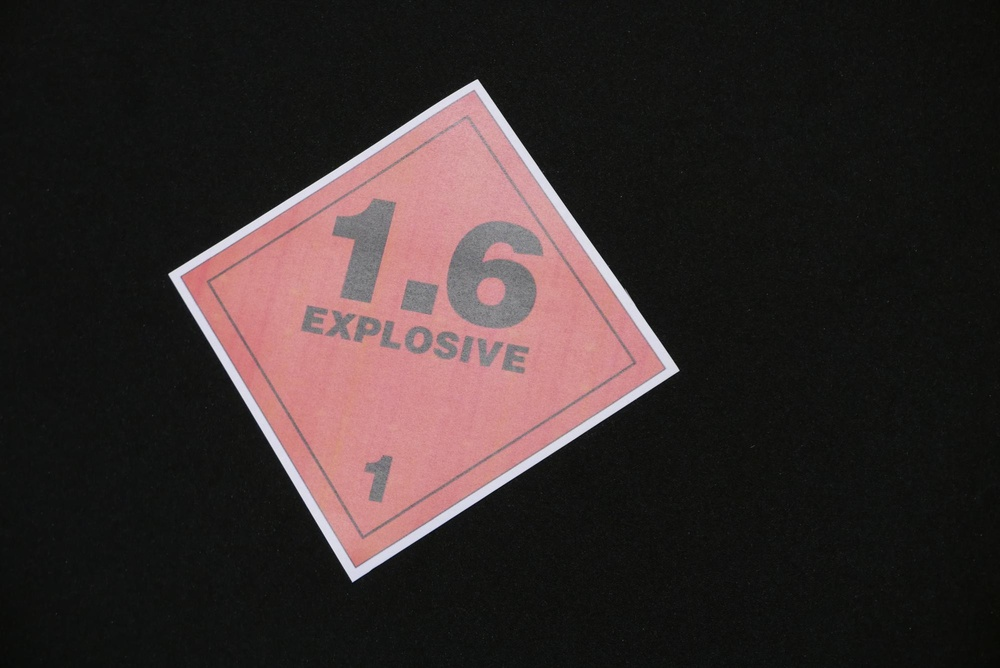
#> input picture practical_03/images/P1380445.JPG, 1000 x 668 px, shrunk from 2000 x 1337 before the run; its folder holds only this picture in this run
$ python -i cv_utils.py   (imports and definitions only)
#> lines starting #> are read from the running program, lines starting #| are printed output that depends on the picture; after the words box and inside, x2 and y2 are one past the last pixel; in counts of white or black regions, pixels touching at a corner belong together
#> further down, picture is the input picture: shape (668, 1000, 3); mean B, G, R 43.3, 43.7, 54.1
import matplotlib
import numpy as np
from cv2 import cv2
from matplotlib import pyplot as plt
import os
import math


# [238 lines left out: functions show_cv_image, gray_to_rgb, bgr_to_rgb, bgr_to_gray, read_gray32, read_gray and 9 more, not called in this run]


def apply_harris_corners(image):
    """run the harris corner detection function and dilate to increase point
       size.

    :param img: the loaded image
    :type img: cv2 image
    :return: copy of the image with the corner detections
    :rtype: cv2 image
    """

    # copy the image
    img = np.copy(image)

    # convert to gray before corner detection
    gray = cv2.cvtColor(img, cv2.COLOR_BGR2GRAY)
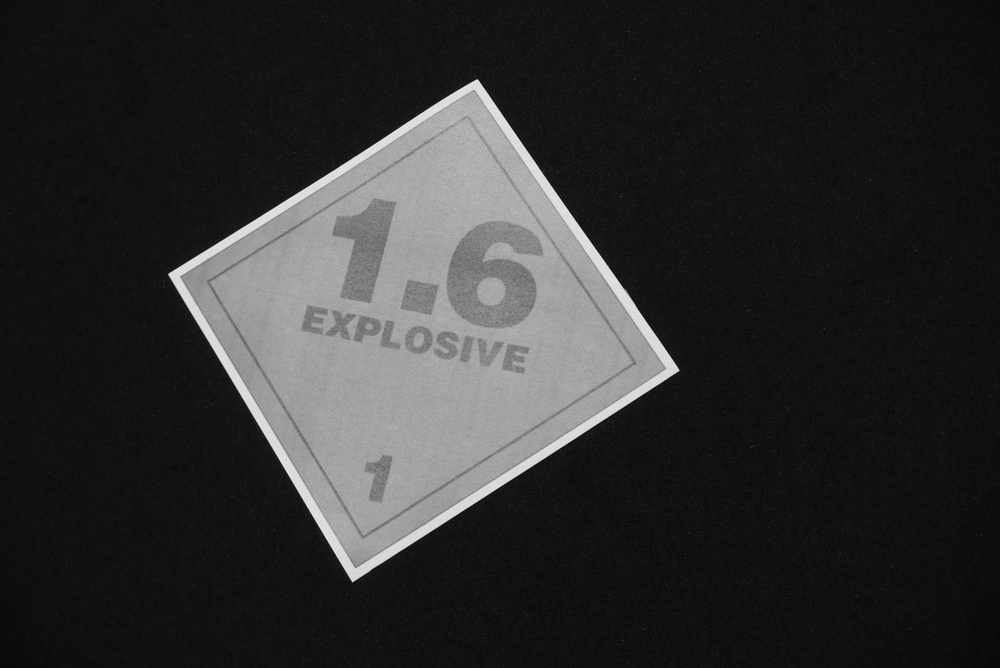
#> gray: shape (668, 1000); min 5, max 238, mean 46.8

    # get the corners
    corners = cv2.cornerHarris(gray, 2, 3, 0.04)
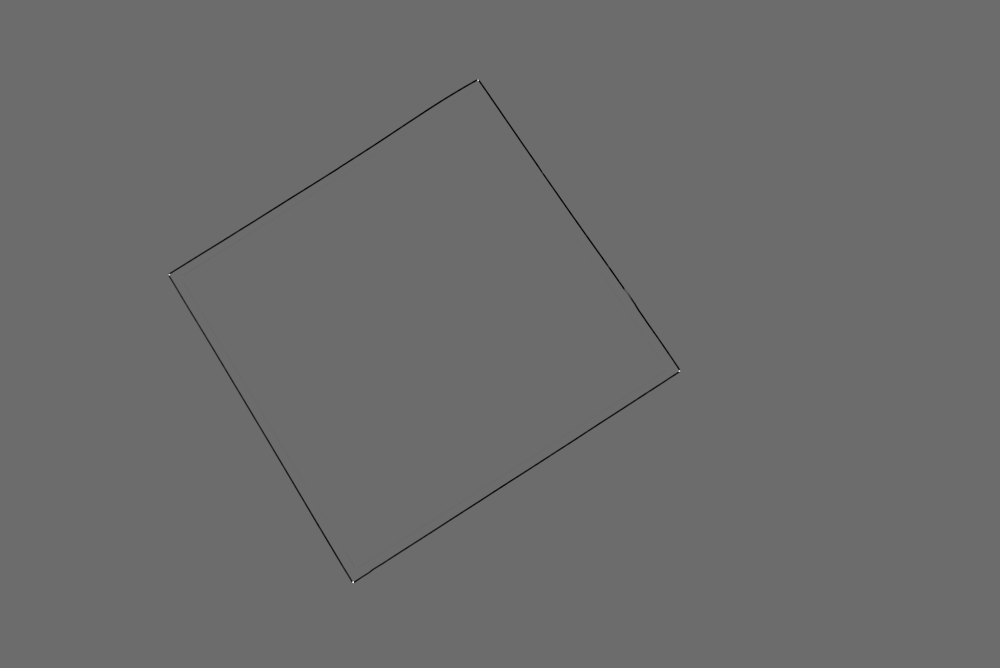
#> corners: shape (668, 1000) float32; min -0.0112, max 0.0151, mean -2.77e-05; drawn with min black and max white

    # result is dilated for marking the corners, not important
    corners = cv2.dilate(corners, None)

    # put the corners on the image
    img[corners > 0.01 * corners.max()] = [0, 0, 255]
#> img: shape (668, 1000, 3); 0.02% of pixels changed, all inside (x1, y1, x2, y2) = (167, 78, 682, 585)

    return img


# [171 lines left out: functions apply_shi_tomasi_corners, apply_gaussian_blur, apply_sobel_filter, apply_auto_canny, draw_hough_lines, apply_blob_detector and 1 more, not called in this run]


# image file stuff
EXTENSIONS = ['jpg', 'jpeg', 'png']


# [21 lines left out: function get_images_in_dir, not called in this run]

>>> import cv2
>>> picture = cv2.imread('images/P1380445.JPG')
>>> result = apply_harris_corners(picture)

$ run again, on practical_03/images/blackandwhite.jpg
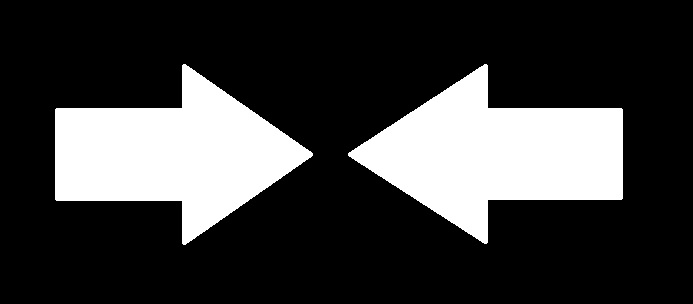
#> input picture practical_03/images/blackandwhite.jpg, 693 x 304 px
#> picture is the input picture: shape (304, 693, 3); min 0, max 255, mean 60
#> in apply_harris_corners, `corners = cv2.dilate(corners, None)`:
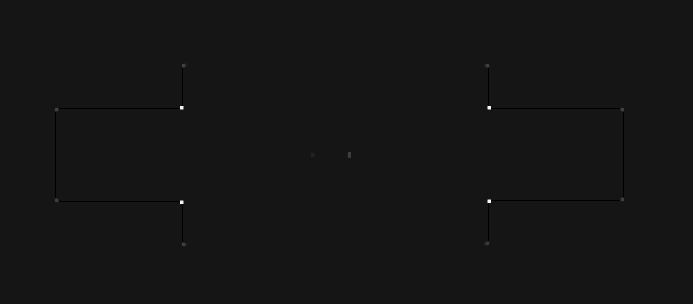
#> corners: shape (304, 693) float32; min -0.01, max 0.108, mean -3.96e-06; drawn with min black and max white
#> in apply_harris_corners, `img[corners > 0.01 * corners.max()] = [0, 0, 255]`:
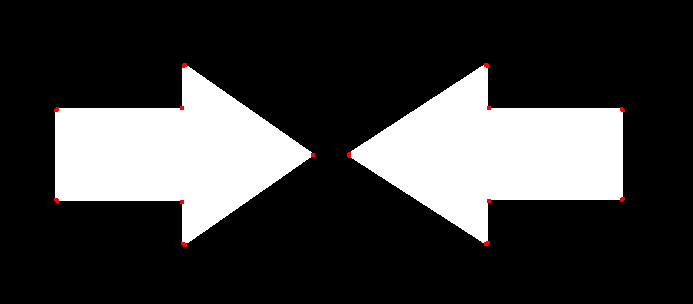
#> img: shape (304, 693, 3); 0.13% of pixels changed, all inside (x1, y1, x2, y2) = (54, 63, 625, 247)
